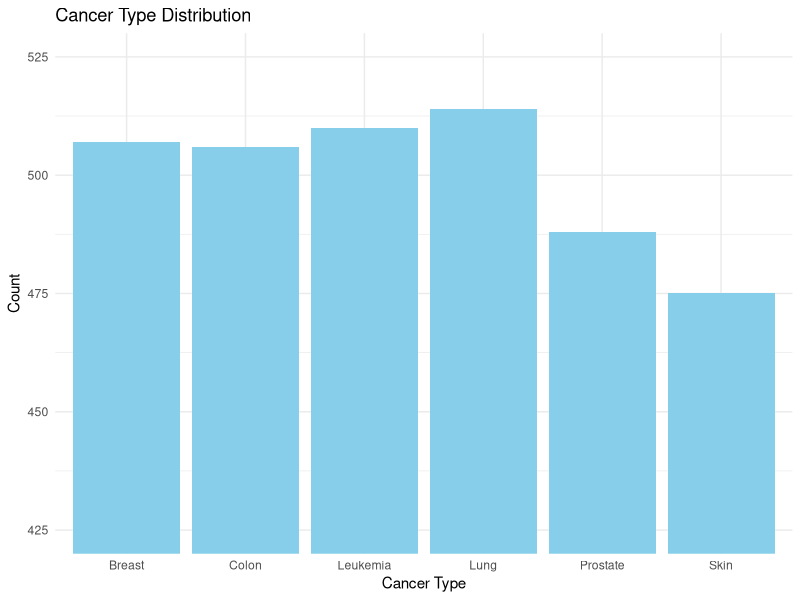
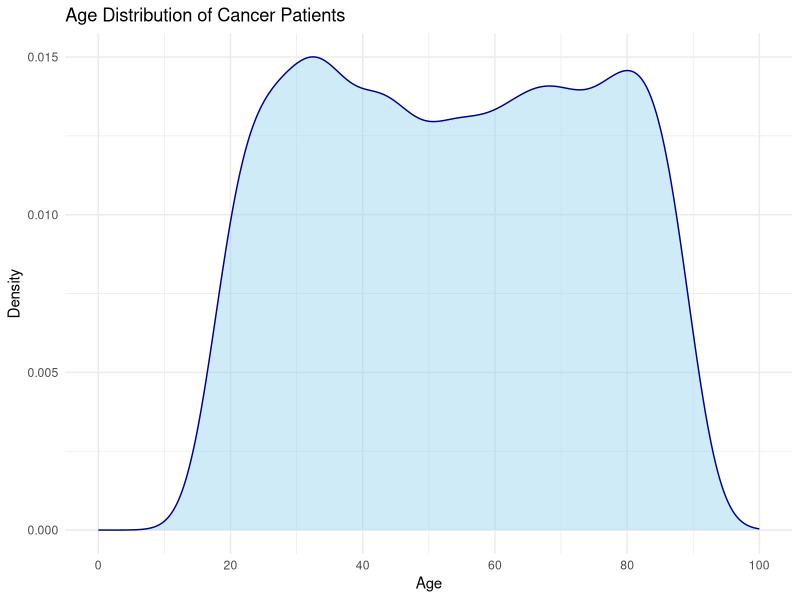

Here is the R script that generated these plots, in order:
## ---- chunk 1
knitr::opts_chunk$set(echo = TRUE)
## ---- chunk 2
# Load required packages
library(tidyverse)

# Read the dataset (assumes file is in the same directory)
data <- read_csv("cancer_data_denmark.csv")

# View first few rows
head(data)
## ---- chunk 3
# Bar plot
plot_cancer_type <- ggplot(data, aes(x = Cancer_Type)) +
  geom_bar(fill = "skyblue") +
  coord_cartesian(ylim = c(425, 525)) +
  labs(
    title = "Cancer Type Distribution",
    x = "Cancer Type",
    y = "Count"
  ) +
  theme_minimal()

# Display the plot
plot_cancer_type
## ---- chunk 4
plot_age <- ggplot(data, aes(x = Age)) +
  geom_density(fill = "skyblue", color = "darkblue", alpha = 0.4) +
  scale_x_continuous(limits = c(0, 100), breaks = seq(0, 100, 20)) +
  labs(
    title = "Age Distribution of Cancer Patients",
    x = "Age",
    y = "Density"
  ) +
  theme_minimal()

plot_age
